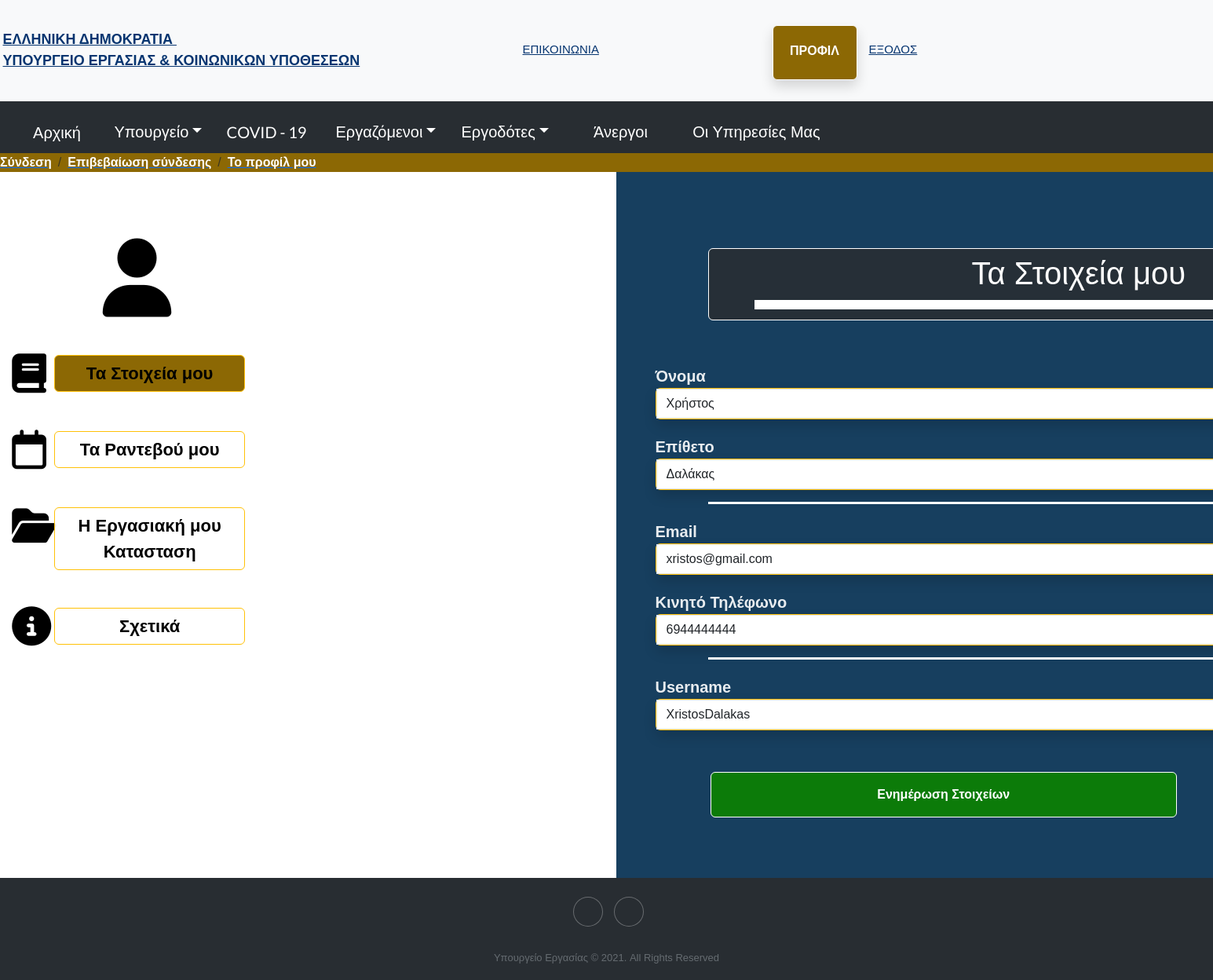
Screenshot of /ProfilErgaz.php (signed in) with the database file from the repository.
### tables this page shows
CREATE TABLE `users` (
  `ID` int(11) NOT NULL,
  `FirstName` varchar(45) NOT NULL,
  `LastName` varchar(45) NOT NULL,
  `UserName` varchar(45) NOT NULL,
  `Password` varchar(45) NOT NULL,
  `Email` varchar(45) NOT NULL,
  `PhoneNumber` varchar(45) NOT NULL
);

### Profil_Ergaz_Stoixeia.php (the view, shortened to what this page needs)
<?php
$changed = '';
require_once 'databaseLogin.php';
$mysqli = new mysqli($hn, $un, $pw, $db);
$userQuery = "select * from `users` where ID = {$_SESSION['ID']}";
$userRow = $mysqli->query($userQuery)->fetch_array();
echo "<div class=\"float-right\" style=\"width: 155%;margin-left: 0px;margin-top: 1px;height: 899px;background-color: #173f5f;\">
<div class=\"row\">
    <div class=\"col\">
        <h1 class=\"text-center border rounded border-white\" style=\"color: #ffffff;margin-top: 97px;margin-bottom: 15px;width: 80%;margin-left: 10%;background-color: rgba(40,45,50,0.88);padding-bottom: 35px;padding-top: 7px;\">Τα Στοιχεία μου</h1>
        <div style=\"height: 12px;margin-top: -41px;margin-bottom: 50px;background-color: #ffffff;width: 70%;margin-left: 15%;\"></div>
    </div>
</div>
<form method=\"post\" action=\"ProfilErgaz.php\">
    <div class=\"form-row\" style=\"margin-left: -10px;margin-bottom: 15px;\">
        <div class=\"col\" style=\"margin-top: 20px;\">
            <div class=\"form-group\" style=\"margin-right: 50px;margin-left: 60px;\"><label for=\"firstName\" style=\"color: rgba(255,255,255,0.9);font-size: 20px;\"><strong>Όνομα</strong><br></label>
                <div class=\"input-group border rounded border-warning shadow\"><input class=\"form-control\" type=\"text\" id=\"firstName\" name=\"firstName\" required=\"\" value=\"{$userRow['FirstName']}\" readonly=\"\">
                </div>
            </div>
        </div>
        <div class=\"col\" style=\"margin-top: 20px;\">
            <div class=\"form-group\" style=\"margin-right: 50px;margin-left: 60px;\"><label for=\"lastName\" style=\"color: rgba(255,255,255,0.9);font-size: 20px;\"><strong>Επίθετο</strong><br></label>
                <div class=\"input-group border rounded border-warning shadow\"><input class=\"form-control\" type=\"text\" id=\"lastName\" name=\"lastName\" required=\"\" value=\"{$userRow['LastName']}\" readonly=\"\">
                </div>
            </div>
        </div>
    </div>
    <div style=\"height: 3px;background-color: #ffffff;width: 80%;margin-left: 10%;\"></div>
    <div class=\"form-row\" style=\"margin-left: -10px;margin-top: 0px;margin-bottom: 15px;\">
        <div class=\"col\" style=\"margin-top: 20px;\">
            <div class=\"form-group\" style=\"margin-right: 50px;margin-left: 60px;\"><label for=\"email\" style=\"color: rgba(255,255,255,0.9);font-size: 20px;\"><strong>Email</strong><br></label>
                <div class=\"input-group border rounded border-warning shadow\"><input class=\"form-control\" type=\"email\" id=\"email\" name=\"email\" value=\"{$userRow['Email']}\" readonly=\"\">
                </div>
            </div>
        </div>
        <div class=\"col\" style=\"margin-top: 20px;\">
            <div class=\"form-group\" style=\"margin-right: 50px;margin-left: 60px;\"><label for=\"phone\" style=\"color: rgba(255,255,255,0.9);font-size: 20px;\"><strong>Κινητό Τηλέφωνο</strong><br></label>
                <div class=\"input-group border rounded border-warning shadow\"><input class=\"form-control\" type=\"tel\" id=\"phone\" name=\"phone\" minlength=\"10\" maxlength=\"10\" value=\"{$userRow['PhoneNumber']}\" readonly=\"\">
                </div>
            </div>
        </div>
    </div>
    <div style=\"height: 3px;background-color: #ffffff;width: 80%;margin-left: 10%;\"></div>
    <div class=\"form-row\" style=\"margin-left: -10px;\">
        <div class=\"col\" style=\"margin-top: 20px;\">
            <div class=\"form-group\" style=\"margin-right: 50px;margin-left: 60px;\"><label for=\"userName\" style=\"color: rgba(255,255,255,0.9);font-size: 20px;\"><strong>Username</strong><br></label>
                <div class=\"input-group border rounded border-warning shadow\"><input class=\"form-control\" type=\"text\" id=\"userName\" name=\"userName\" required=\"\" value=\"{$userRow['UserName']}\" readonly=\"\">
                </div>
            </div>
        </div>
        <div class=\"col\" style=\"margin-top: 20px;\"><button class=\"btn btn-primary border rounded border-white\" data-bs-hover-animate=\"pulse\" type=\"submit\" name=\"updateStoixeiaButton\" style=\"margin-top: 33px;padding: 11px;width: 50%;margin-left: 130px;padding-bottom: 16px;padding-top: 16px;background-color: #0c7b09;\"><strong>Ενημέρωση Στοιχείων</strong><br></button>
        {$changed}
        </div>
    </div>
</form>
</div>";
?>

### rows the page displays
users: firstName "Χρήστος", lastName "Δαλάκας", email "xristos@gmail.com", phone "6944444444", userName "XristosDalakas"

### other values shown
presentBreadcrumb($fileName ) "Σύνδεση"
presentBreadcrumb($fileName ) "Επιβεβαίωση σύνδεσης"
presentBreadcrumb(end($history) ) "Το προφίλ μου"
